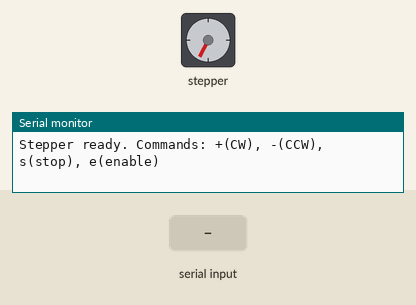
The sketch below on a simulated Arduino Uno, built with avr-gcc and run on an emulated ATmega328P. Parts: stepper motor, the last lines printed to the serial monitor. Wiring (inferred from the names in the program): stepper motor driver (200 steps per turn assumed): step pin 9; direction pin 11; enable pin 10. The inputs (shaded band) are chosen by the test bench.

Above: at 1.2 s.
1.3 s: "+" received over Serial
At 1.95 s:
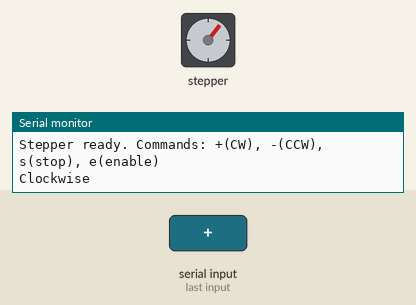
4.3 s: "-" received over Serial
At 4.66 s:
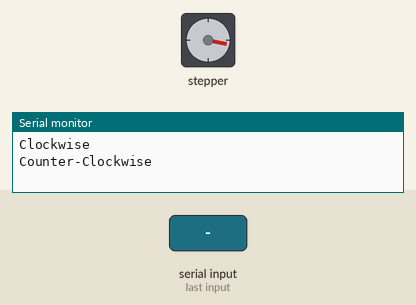
7.3 s: "s" received over Serial
8.8 s: "e" received over Serial
At 8.95 s:
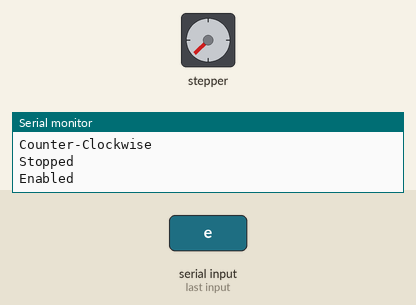
Timing chart, 0 to 12.8 s (numbered marks = the images above; inputs shaded):
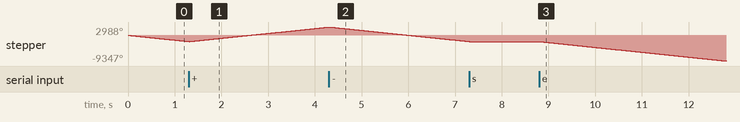

The sketch:

turret.ino
```cpp
const int stepPin = 9;
const int dirPin  = 11;
const int enPin   = 10;

void setup() {
  pinMode(stepPin, OUTPUT);
  pinMode(dirPin, OUTPUT);
  pinMode(enPin, OUTPUT);

  digitalWrite(enPin, LOW); // enable driver
  Serial.begin(9600);
  Serial.println("Stepper ready. Commands: +(CW), -(CCW), s(stop), e(enable)");
}

void loop() {
  if (Serial.available()){
    char cmd = Serial.read();

    switch(cmd){
      case '+':
        digitalWrite(dirPin, HIGH); // clockwise
        Serial.println("Clockwise");
        break;

      case '-':
        digitalWrite(dirPin, LOW);  // counter-clockwise
        Serial.println("Counter-Clockwise");
        break;

      case 's':
        digitalWrite(enPin, HIGH);  // disable
        Serial.println("Stopped");
        break;

      case 'e':
        digitalWrite(enPin, LOW);   // enable
        Serial.println("Enabled");
        break;
    }
  }

  // step pulse
  digitalWrite(stepPin, HIGH);
  delayMicroseconds(500);
  digitalWrite(stepPin, LOW);
  delayMicroseconds(500);
}
```

Measured:
- after the input at 8.8 s, stepper: keeps turning counter-clockwise at about 1765°/s, starting at once
